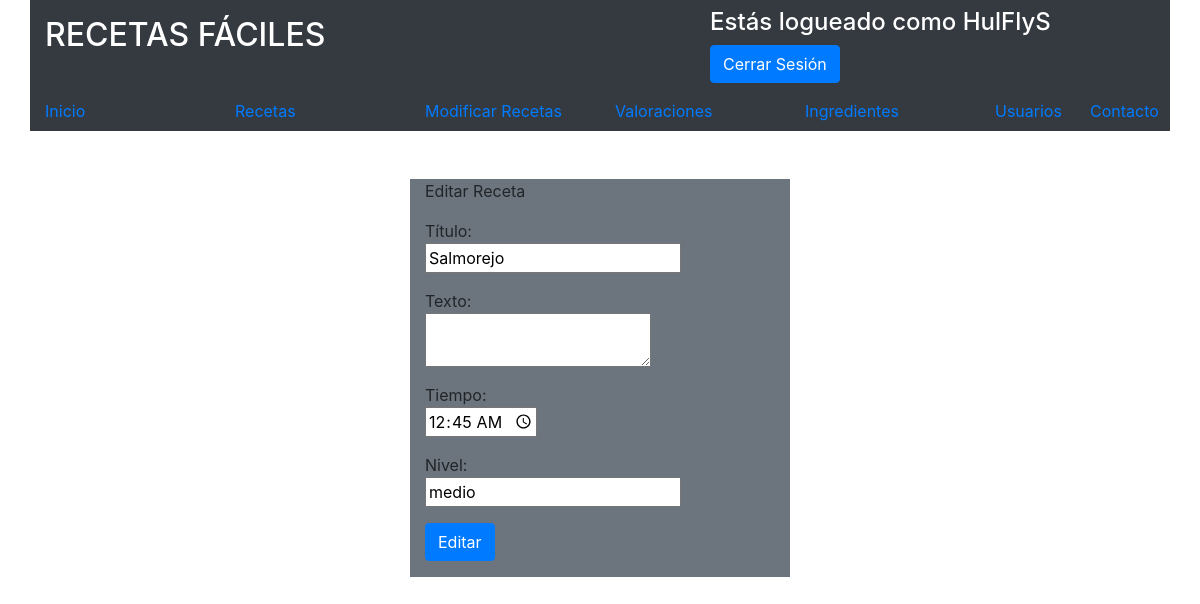
Screenshot of /codigo/editar_recetas.php?id=1 (signed in) with the database file from the repository.
### tables this page shows
CREATE TABLE `recetas` (
  `id_recetas` int(11) NOT NULL AUTO_INCREMENT,
  `titulo` varchar(50) DEFAULT NULL,
  `texto` text,
  `tiempo` time DEFAULT NULL,
  `nivel` enum('bajo','medio','alto') DEFAULT NULL,
  `imagen` varchar(50) DEFAULT NULL,
  `id_miembros` int(11) DEFAULT NULL,
  PRIMARY KEY (`id_recetas`),
  KEY `id_miembros` (`id_miembros`),
  CONSTRAINT `recetas_ibfk_1` FOREIGN KEY (`id_miembros`) REFERENCES `miembros` (`id_miembros`) ON DELETE CASCADE
);

### codigo/editar_recetas.php (the view, shortened to what this page needs)
<html lang="en">
  <head>
    <link rel="stylesheet" href="https://maxcdn.bootstrapcdn.com/bootstrap/4.0.0-beta.3/css/bootstrap.min.css">
  </head>
  <body>
    <?php if (isset($_SESSION["user"])&&($_SESSION["tipo"])=='admin' )  :?>
      <?php if (isset($_SESSION["user"])&&($_SESSION["tipo"])=='admin') {
                 include("../codigo/cabeceras/admin.php");
               }
            elseif (isset($_SESSION["user"])&&($_SESSION["tipo"])=='usuario')  {
                 include("../codigo/cabeceras/usuario.php");
             } else {
               include("../codigo/cabeceras/no_usuario.php");
             }
       ?>
     <?php if (!isset($_POST["id_recetas"])) : ?>
       <?php
         $connection = new mysqli("localhost", "root", "Admin2015", "web",3316);
         $connection->set_charset("uft8");
         $c1="SELECT * from recetas where id_recetas='".$_GET["id"]."'";
         if ($result = $connection->query($c1))  {
           $obj = $result->fetch_object();
           $titulo = $obj->titulo;
           $texto = $obj->texto;
           $tiempo = $obj->tiempo;
           $nivel = $obj->nivel;
         } else {
           echo "No se han recuperado los datos del usuario";
           exit();
         }
       ?>
     <div class="container">
       <div class="row mt-6 justify-content-center mt-5">
         <div class="col-sm-7 col-md-4 bg-secondary">
          <form method="post">
            <p>Editar Receta<br></p>
            <p>Título:<br><input value='<?php echo $titulo; ?>' type="text" name="titulo" required></p>
            <p>Texto:<br><textarea value='<?php echo $texto; ?>' name="texto" required></textarea></p>
            <p>Tiempo:<br><input value='<?php echo $tiempo; ?>' type="time" name="tiempo" required></p>
            <p>Nivel:<br><input value='<?php echo $nivel; ?>' type="enum" name="nivel" required></p>
            <p><input type="submit"  class="btn btn-primary" value="Editar"></p>
          </form>
        </div>
      </div>
    </div>
  <?php endif ?>
    <?php else: ?>
      <h1>NO TIENES PERMISOS PARA ACCEDER AQUI</h1>
    <?php endif ?>
  </body>

### rows the page displays
recetas: titulo "Salmorejo", tiempo "00:45:00", nivel "medio"

### other values shown
$_SESSION[user] "HulFlyS"
